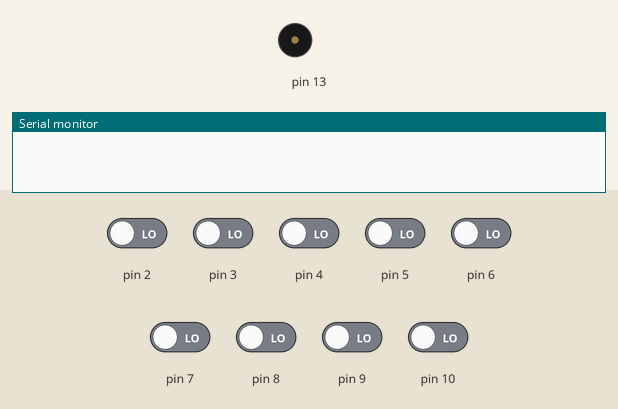
Simulated run of this sketch. Board: Arduino Uno, built with avr-gcc and run on an emulated ATmega328P. On the bench: buzzer (waves = sounding), the last lines printed to the serial monitor. Inputs (shaded band) come from the test bench; at power-on: pin 2–10 LOW.

Above: at 1.2 s.
1.3 s: pin 10 driven HIGH
At 3.5 s:
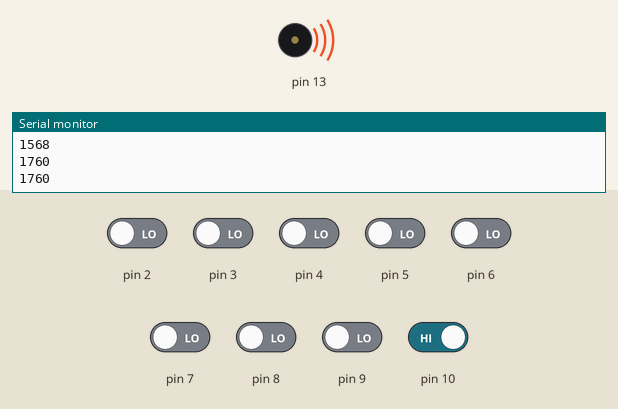
Timing chart, 0 to 10.3 s (numbered marks = the images above; inputs shaded):
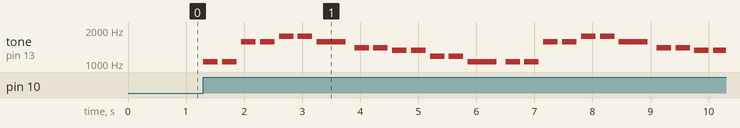

The sketch:

piano.ino
```cpp
float c6 = 1046.5;
float d6 = 1174.7;
float e6 = 1318.5;
float f6 = 1396.9;
float g6 = 1568;
float a6 = 1760;
float b6 = 1975.5;
float c7 = 2093;
int melody[] = {c6, c6, g6, g6, a6, a6, g6, f6, f6, e6, e6, d6, d6, c6};
int duration[] = {250, 250, 250, 250, 250, 250, 500, 250, 250, 250, 250, 250, 250, 500};

void setup() {
  pinMode(2, INPUT);
  pinMode(3, INPUT);
  pinMode(4, INPUT);
  pinMode(5, INPUT);
  pinMode(6, INPUT);
  pinMode(7, INPUT);
  pinMode(8, INPUT);
  pinMode(9, INPUT);
  pinMode(10, INPUT);
  Serial.begin(9600);
}

void loop() {
  if (digitalRead(2) == HIGH) {
    tone(13, c6);
  } else if (digitalRead(3) == HIGH) {
    tone(13, d6);
  } else if (digitalRead(4) == HIGH) {
    tone(13, e6);
  } else if (digitalRead(5) == HIGH) {
    tone(13, f6);
  } else if (digitalRead(6) == HIGH) {
    tone(13, g6);
  } else if (digitalRead(7) == HIGH) {
    tone(13, a6);
  } else if (digitalRead(8) == HIGH) {
    tone(13, b6);
  } else if (digitalRead(9) == HIGH) {
    tone(13, c7);
  } else if (digitalRead(10) == HIGH) {
    for (int i = 0; i < 14; i++) {
      tone(13, melody[i], duration[i]);
      delay(duration[i] * 1.3);
      noTone(13);
      Serial.println(melody[i]);
    }
  } else {
    noTone(13);
  }
}
```

Measured:
- after the input at 1.3 s, tone on pin 13: plays 1046 Hz for 0.25 s, 1046 Hz for 0.25 s, 1568 Hz for 0.25 s, 1568 Hz for 0.25 s, 1760 Hz for 0.25 s, 1760 Hz for 0.25 s … (25 notes in this stretch), starting at once
